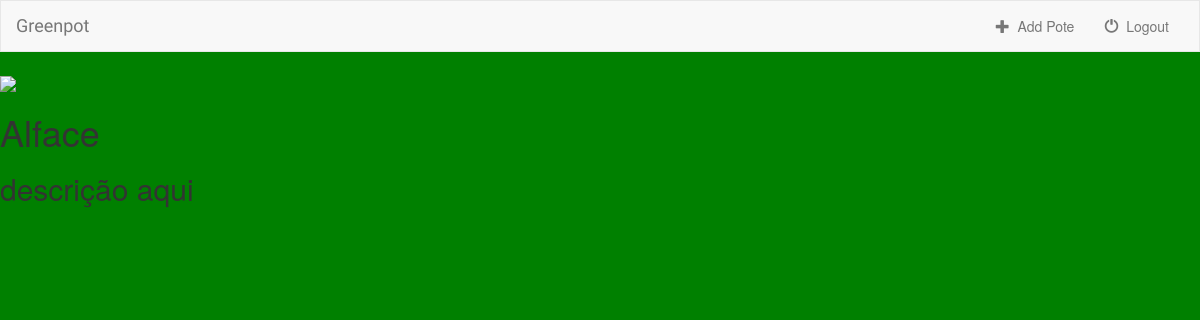
Page /1/ (signed in) on the earlier database version.
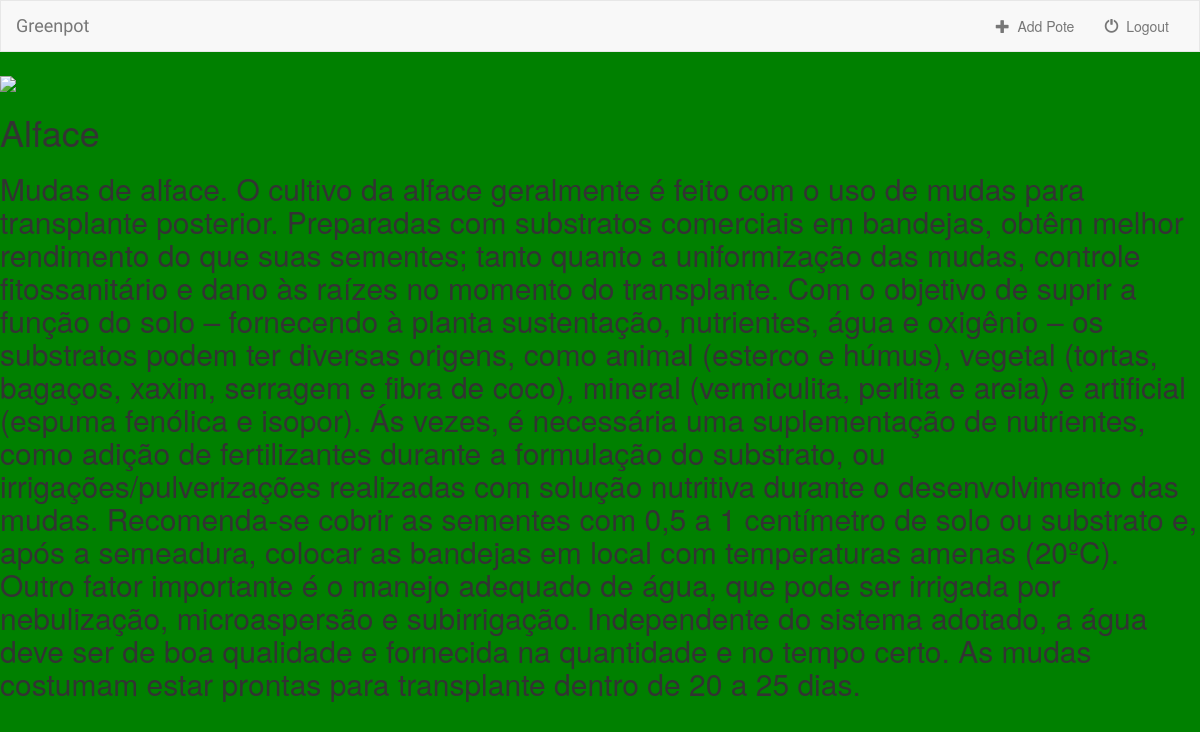
Same page on the later database version.
### home/models.py (models this page shows, shortened)
class Planta(models.Model):
    nome = models.CharField(max_length=250)
    planta_logo = models.CharField(max_length=1000)
    descricao_planta = models.CharField(max_length=1500)
    umidade = models.CharField(max_length=20)

### home/views.py (the view)
# urls.py: url(r'^(?P<pk>[0-9]+)/$', login_required(views.DetailView.as_view()), name='detail'),
class DetailView(generic.DetailView):
    model = Planta
    template_name = 'home/detail.html'

### home/templates/home/detail.html (shortened to what this page needs)
{% extends 'home/base.html' %}
{% block body %}
<img src="{{ planta.planta_logo }}" style="width: 250px;">
    <h1>{{ planta.nome }}</h1>
    <h2>{{ planta.descricao_planta }}</h2>
{% endblock %}

### home/templates/home/base.html (shortened to what this page needs)
<!DOCTYPE html>
<html lang="en">
<head>
    {% load staticfiles %}
    <link rel="stylesheet" href="https://maxcdn.bootstrapcdn.com/bootstrap/3.3.6/css/bootstrap.min.css">
    <link rel="stylesheet" type="text/css" href="{% static 'home/style.css' %}"/>
</head>
<body>
    <nav class="navbar navbar-default corBar">
    <div class="container-fluid">
        <div class="navbar-header">
            <a class="navbar-brand" href="{% url 'home' %}">Greenpot</a>
        </div>
        <div class="collapse navbar-collapse" id="topNavBar">
            <ul class="nav navbar-nav navbar-right">
                <li class="">
                    <a href="{% url 'pote-add' %}">
                        <span class="glyphicon glyphicon-plus" aria-hidden="true"></span>&nbsp; Add Pote
                    </a>
                </li>
                <li class="">
                    <a href ="{% url 'logout' %}">
                        <span class="glyphicon glyphicon-off" aria-hidden="true"></span>&nbsp; Logout
                    </a>
                </li>
            </ul>
        </div>
    </div>
</nav>
{% block body %}
{% endblock %}
</body>
</html>

### home/static/home/style.css (style rules this page uses)
body { background-color: green; }
.navbar { border-radius: 0; }
.navbar-brand { font-family: 'Satisfy', cursive; }

Differences in the rows shown:
changed Planta "Alface": descricao_planta "descrição aqui" → "Mudas de alface. O cultivo da alface geralmente é feito com o uso de mudas para transplante posterior. Preparadas com substratos comerciais em bandejas, obtêm melhor rendimento do que suas sementes; tanto quanto a uniformização das mudas, controle fitossanitário e dano às raízes no momento do transplante. Com o objetivo de suprir a função do solo – fornecendo à planta sustentação, nutrientes, água e oxigênio – os substratos podem ter diversas origens, como animal (esterco e húmus), vegetal (tortas, bagaços, xaxim, serragem e fibra de coco), mineral (vermiculita, perlita e areia) e artificial (espuma fenólica e isopor). Ás vezes, é necessária uma suplementação de nutrientes, como adição de…"
